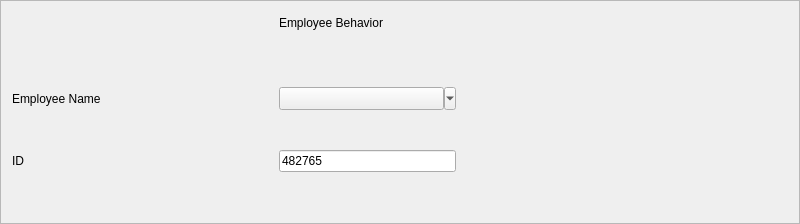
         <widget class="QFrame" name="frame_6">
          <property name="sizePolicy">
           <sizepolicy hsizetype="Expanding" vsizetype="Expanding">
            <horstretch>0</horstretch>
            <verstretch>0</verstretch>
           </sizepolicy>
          </property>
          <property name="minimumSize">
           <size>
            <width>800</width>
            <height>0</height>
           </size>
          </property>
          <property name="frameShape">
           <enum>QFrame::StyledPanel</enum>
          </property>
          <property name="frameShadow">
           <enum>QFrame::Raised</enum>
          </property>
          <layout class="QGridLayout" name="gridLayout_20">
           <item row="0" column="6" colspan="2">
            <spacer name="horizontalSpacer_33">
             <property name="orientation">
              <enum>Qt::Horizontal</enum>
             </property>
             <property name="sizeHint" stdset="0">
              <size>
               <width>330</width>
               <height>20</height>
              </size>
             </property>
            </spacer>
           </item>
           <item row="1" column="1">
            <spacer name="verticalSpacer_16">
             <property name="orientation">
              <enum>Qt::Vertical</enum>
             </property>
             <property name="sizeHint" stdset="0">
              <size>
               <width>20</width>
               <height>48</height>
              </size>
             </property>
            </spacer>
           </item>
           <item row="1" column="5">
            <spacer name="verticalSpacer_15">
             <property name="orientation">
              <enum>Qt::Vertical</enum>
             </property>
             <property name="sizeHint" stdset="0">
              <size>
               <width>20</width>
               <height>48</height>
              </size>
             </property>
            </spacer>
           </item>
           <item row="2" column="0" colspan="3">
            <widget class="QLabel" name="behaviorEmployeeNameLabel">
             <property name="text">
              <string>Employee Name</string>
             </property>
            </widget>
           </item>
           <item row="2" column="3" colspan="2">
            <spacer name="horizontalSpacer_29">
             <property name="orientation">
              <enum>Qt::Horizontal</enum>
             </property>
             <property name="sizeHint" stdset="0">
              <size>
               <width>110</width>
               <height>20</height>
              </size>
             </property>
            </spacer>
           </item>
           <item row="2" column="5" colspan="2">
            <widget class="QToolButton" name="behaviorEmployeeNameButton">
             <property name="minimumSize">
              <size>
               <width>177</width>
               <height>23</height>
              </size>
             </property>
             <property name="text">
              <string/>
             </property>
             <property name="popupMode">
              <enum>QToolButton::MenuButtonPopup</enum>
             </property>
            </widget>
           </item>
           <item row="2" column="7">
            <spacer name="horizontalSpacer_31">
             <property name="orientation">
              <enum>Qt::Horizontal</enum>
             </property>
             <property name="sizeHint" stdset="0">
              <size>
               <width>324</width>
               <height>20</height>
              </size>
             </property>
            </spacer>
           </item>
           <item row="3" column="0">
            <spacer name="verticalSpacer_17">
             <property name="orientation">
              <enum>Qt::Vertical</enum>
             </property>
             <property name="sizeHint" stdset="0">
              <size>
               <width>20</width>
               <height>34</height>
              </size>
             </property>
            </spacer>
           </item>
           <item row="3" column="5">
            <spacer name="verticalSpacer_18">
             <property name="orientation">
              <enum>Qt::Vertical</enum>
             </property>
             <property name="sizeHint" stdset="0">
              <size>
               <width>20</width>
               <height>34</height>
              </size>
             </property>
            </spacer>
           </item>
           <item row="4" column="0">
            <widget class="QLabel" name="behaviorIdLabel">
             <property name="text">
              <string>ID</string>
             </property>
            </widget>
           </item>
           <item row="4" column="2" colspan="3">
            <spacer name="horizontalSpacer_30">
             <property name="orientation">
              <enum>Qt::Horizontal</enum>
             </property>
             <property name="sizeHint" stdset="0">
              <size>
               <width>160</width>
               <height>20</height>
              </size>
             </property>
            </spacer>
           </item>
           <item row="4" column="5" colspan="2">
            <widget class="QLineEdit" name="behaviorIdEdit">
             <property name="text">
              <string>482765</string>
             </property>
             <property name="readOnly">
              <bool>true</bool>
             </property>
            </widget>
           </item>
           <item row="4" column="7">
            <spacer name="horizontalSpacer_32">
             <property name="orientation">
              <enum>Qt::Horizontal</enum>
             </property>
             <property name="sizeHint" stdset="0">
              <size>
               <width>324</width>
               <height>20</height>
              </size>
             </property>
            </spacer>
           </item>
           <item row="5" column="0">
            <spacer name="verticalSpacer_19">
             <property name="orientation">
              <enum>Qt::Vertical</enum>
             </property>
             <property name="sizeHint" stdset="0">
              <size>
               <width>20</width>
               <height>40</height>
              </size>
             </property>
            </spacer>
           </item>
           <item row="5" column="5">
            <spacer name="verticalSpacer_20">
             <property name="orientation">
              <enum>Qt::Vertical</enum>
             </property>
             <property name="sizeHint" stdset="0">
              <size>
               <width>20</width>
               <height>40</height>
              </size>
             </property>
            </spacer>
           </item>
           <item row="0" column="5">
            <widget class="QLabel" name="behaviorEmployeeBehaviorLabel">
             <property name="text">
              <string>Employee Behavior</string>
             </property>
            </widget>
           </item>
           <item row="0" column="0" colspan="5">
            <spacer name="horizontalSpacer_28">
             <property name="orientation">
              <enum>Qt::Horizontal</enum>
             </property>
             <property name="sizeHint" stdset="0">
              <size>
               <width>261</width>
               <height>21</height>
              </size>
             </property>
            </spacer>
           </item>
          </layout>
         </widget>
